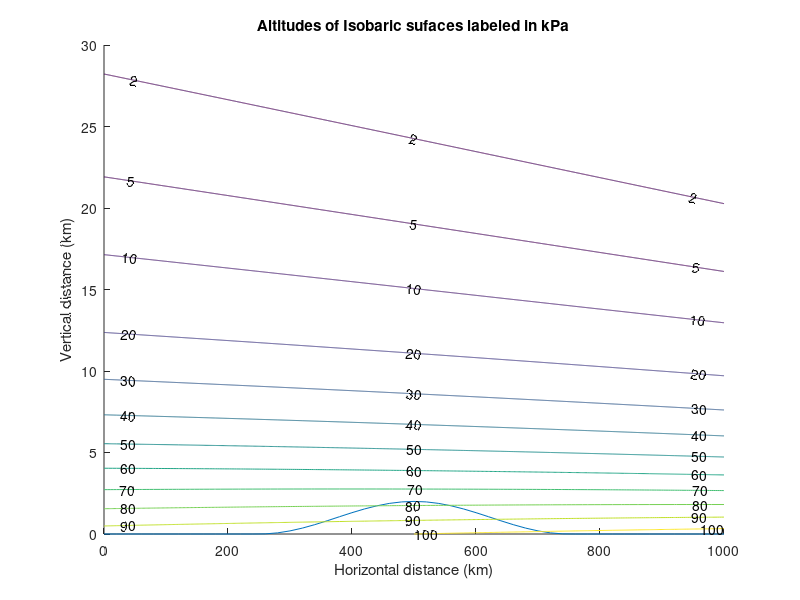
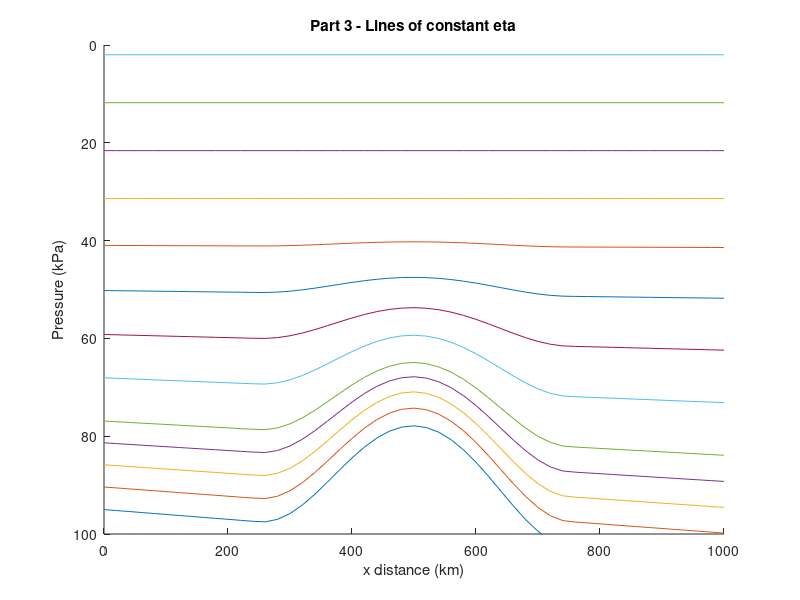
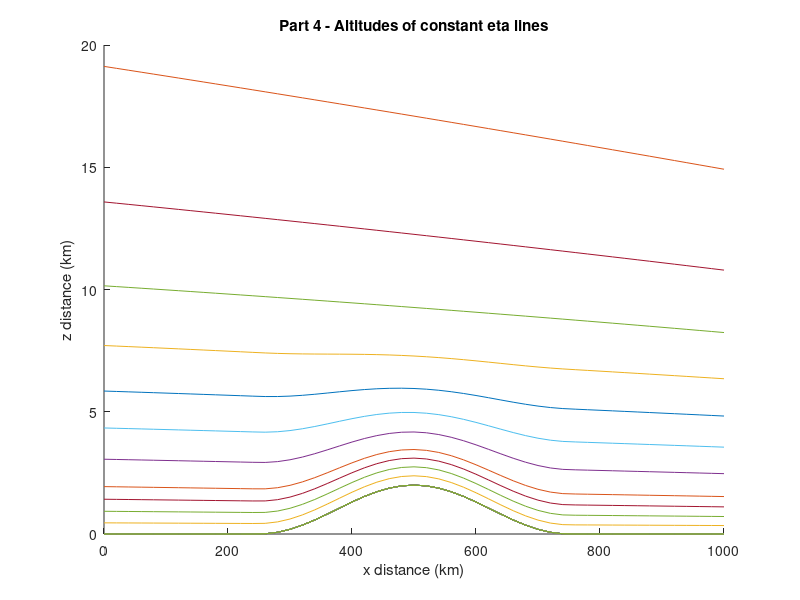

These charts were generated, in order, by the following MATLAB code:
%%
% Rachel Steinhart
% ATSC 507 Homework 1
% January 22st, 2020
%%
clear all
close all
%% Inputs
xkm = 0:20:1000;
zkm = 0:0.001:30;
pi_top = 2;
eta_c = 0.3;
a = 0.0293;
P = [100 90 80 70 60 50 40 30 20 10 5 2];
eta = [1, 0.95, 0.9, 0.85, 0.8, 0.7, 0.6, 0.5, 0.4, 0.3, 0.2, 0.1, 0];
%% Question 1
%Find:  On an x-z graph, plot the altitudes (km) of the following isobaric surfaces:
%100, 90, 80, 70, 60, 50, 40, 30, 20, 10, 5, 2 kPa.
%On the same plot, plot the altitude of Zground. 
%% Temperature
%This loop creates a [31,51] matrix where each row represents the
%temperatures across x for one z value
T_matrix = zeros(length(zkm),length(xkm));
for i=1:length(zkm)
    zkm_calc = zkm(i);
    if zkm_calc < 12
        T = (40 - 0.08.*xkm) - 6.5*zkm_calc + 273; %K
    else
        T = (40-0.08.*xkm) - 6.5*12 + 273; %K
    end
    T_matrix(i,:) = T;
end

%% Pressure
Pressure = zeros(length(zkm),length(xkm));
Pms1 = 95 + 0.01.*xkm;
Pressure(1,:) = Pms1;
for j=1:length(zkm)-1
    P2 = Pressure(j,:).*exp((zkm(j) - zkm(j+1))./(a.*T_matrix(j+1,:)));
    Pressure(j+1,:) = P2;
end

%% Zground
Zground=zeros(1,length(xkm));
for j=1:length(xkm)
    %xkm_calc=xkm(j);
    if 250 < xkm(j) && xkm(j) < 750
        Zground_km = 1 + cos(2*3.14159.*(xkm(j) - 500)/500);
    else
        Zground_km = 0;
    end
    Zground(1,j)=Zground_km;
end

%% Plot Altitudes
figure(1)
hold on
plot(xkm,Zground);
[C,h]=contour(xkm,zkm,Pressure,P);
clabel(C,h)
xlabel('Horizontal distance (km)');
ylabel('Vertical distance (km)');
title('Altitudes of Isobaric sufaces labeled in kPa');

%% Question 2
% Interpolate to find the Psurface (kPa) pressure at Zground. Namely, it is the pressure that corresponds to eta = 1.  
%This pressure that you use to find eta in exercises (3) & (4).
%% Surface Pressure 2
z1 = 0;
Psfc = Pms1.*exp((z1 - Zground)./(a.*T_matrix(1,:)));
Table = [xkm(:), Zground(:), Psfc(:)];
Table = Table.'
%% Question 3
%Create a new P-x graph, on which you plot lines of constant eta, for the eta values listed below.  
%Namely, it should look something like WRF4 figure 2.1b, but with the more realistic meteorology that I prescribed above.  
%Also, like that figure, plot pressure P on the vertical axis in reversed order (highest pressure at the bottom of the figure), 
%but don't use a log scale for P.

%CAUTION: when calculating the values of B to use in WRF4 eq. (2.2), 
%be advised that WRF4 eq. (2.3) applies only for eta > eta_c. Otherwise, set B = 0 for eta <= eta_c.
%% Lines of constant eta
c1 = 2*eta_c^2/(1-eta_c)^3;
c2 = -eta_c*(4 + eta_c + eta_c^2)/(1-eta_c)^3;
c3 = 2*(1+eta_c+eta_c^2)/(1-eta_c)^3;
c4 = -(1+eta_c)/(1-eta_c)^3;

B = zeros(1,length(eta));
for l=1:length(eta)
    etacalc = eta(l);
    if etacalc > eta_c
        B1 = c1 + c2*etacalc + c3*etacalc^2 + c4*etacalc^3;
    else
        B1 = 0;
    end
    B(1,l)=B1;
end

Pd = zeros(length(B), length(xkm));
for q=1:length(B)
    Pd_calc = B(q).*(Psfc-pi_top) + (eta(q)-B(q)).*(100-pi_top) + pi_top;
    Pd(q,:) = Pd_calc;
end
%% Plot Eta lines
figure(2)
hold on
for m=1:length(eta)
    plot(xkm,Pd(m,:))
    set(gca, 'YDir','reverse')
    xlabel('x distance (km)');
    ylabel('Pressure (kPa)');
    ylim([0 100]);
    title('Part 3 - Lines of constant eta')
end 
%% Question 4
%Create a new z-x graph, on which you plot the z altitudes of the constant 
%eta lines for the same eta values as in part (3) above. Make use of the hypsometric eq 
%to find the heights z at the pressure levels that correspond to the requested eta values.
%% Pressures associated with eta lines
alt_eta = zeros(length(eta),length(xkm));
z_eta(1,:) = Zground;
alt_eta(1,:)=z_eta(1,:);

for k=2:length(eta)
    z_eta(k,:) = (-log(Pd(k,:)./Pd(k-1,:))*a.*T_matrix(k,:)) + z_eta(k-1,:);
end

%% Plot Eta lines
figure(3)
hold on
for m=1:length(eta)
    plot(xkm,z_eta(m,:))
    plot(xkm,Zground)
    ylim([0 20])
    xlabel('x distance (km)');
    ylabel('z distance (km)');
    title('Part 4 - Altitudes of constant eta lines');
end